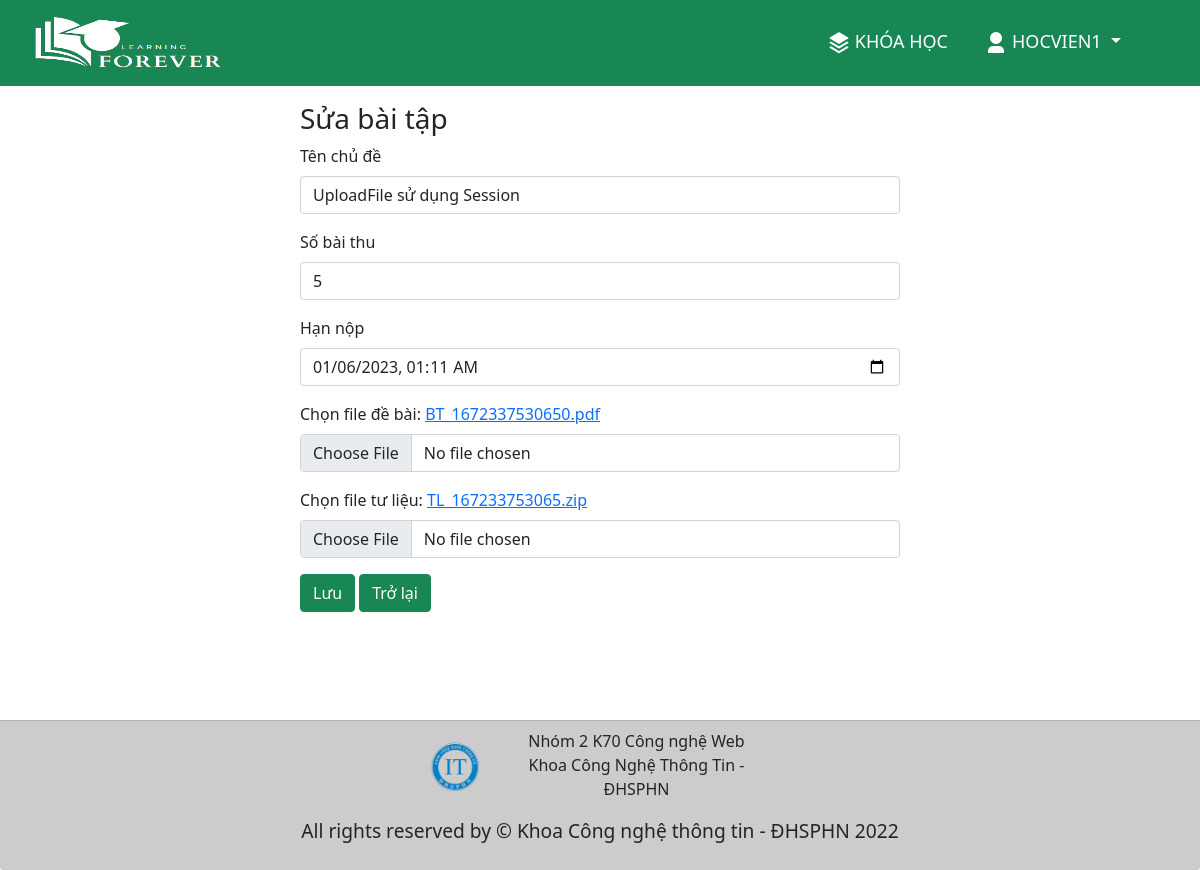
The app's page /SuaBaiTap.php?idBT=48 (signed in) with its own data.
### tables this page shows
CREATE TABLE `tb_tai_khoan` (
  `ten_dang_nhap` varchar(255) NOT NULL,
  `ten_hien_thi` varchar(255) NOT NULL,
  `mat_khau` varchar(50) NOT NULL,
  `doi_tuong` tinyint(1) NOT NULL DEFAULT 0,
  `ngay_sinh` date DEFAULT NULL,
  `gioi_tinh` tinyint(4) NOT NULL DEFAULT -1
);

CREATE TABLE `tb_bai_tap` (
  `id` int(11) NOT NULL,
  `id_chu_de` int(11) NOT NULL,
  `ten_bai_tap` varchar(100) NOT NULL,
  `so_bai_thu` int(11) NOT NULL DEFAULT 1,
  `ngay_mo` datetime NOT NULL DEFAULT current_timestamp(),
  `han_nop` datetime NOT NULL,
  `ten_file_bai_tap` varchar(50) NOT NULL,
  `ten_file_tai_lieu` varchar(50) NOT NULL
);

### function.php (called while the page is built, shortened)
<?php
$folderBT = "assets/uploadFile/fileBaiTap/";
	function selectTK($user){
		GLOBAL $conn;
		$sql = "SELECT * FROM tb_tai_khoan WHERE ten_dang_nhap = '$user'";
		$query = mysqli_query($conn, $sql);
		return mysqli_fetch_array($query);
	}
	function selectBT($idBT){
        GLOBAL $conn;
        $sql = "SELECT * FROM tb_bai_tap WHERE id = $idBT";
        $query = mysqli_query($conn, $sql);
        return mysqli_fetch_array($query);
    }
?>

### SuaBaiTap.php (the view, shortened to what this page needs)
<?php
	include "Connect.php";
?>
<!DOCTYPE html>
<html>
<head>
    <link href="https://cdn.jsdelivr.net/npm/remixicon@2.5.0/fonts/remixicon.css" rel="stylesheet">
	<link rel="stylesheet" type="text/css" href="assets/bootstrap/css/bootstrap.css">
    <link rel="stylesheet" type="text/css" href="assets/cssX/check.css">
</head>
<body>
    <main style="min-height: 90vh; max-width: 100%;">
    	<?php
            include "navbar.php";
        ?>
        <div style="height: 86px;"></div>
        <?php
        $idKH = $_SESSION['idKH'];
        $idBT = $_GET['idBT'];
        $rowBTpre = selectBT($idBT);
        ?>
    	<div class="d-flex justify-content-center mt-3">
            <form action="" method="POST" enctype="multipart/form-data" class="w-50">
                <h3>Sửa bài tập</h3>
                <div class="mb-3">
                  <label for="tenBT" class="form-label">Tên chủ đề</label>
                  <input type="text" class="form-control" id="tenBT" name="tenBT" placeholder="Nhập tên bài tập" value="<?php echo $rowBTpre['ten_bai_tap']; ?>">
                </div>
                <div class="mb-3">
                  <label for="so_bai_thu" class="form-label">Số bài thu</label>
                  <input type="number" class="form-control" id="so_bai_thu" min="0" name="so_bai_thu" placeholder="Nhập Số bài thu tối đa" value="<?php echo $rowBTpre['so_bai_thu']; ?>">
                </div>
                <div class="mb-3">
                  <label for="han_nop" class="form-label">Hạn nộp</label>
                  <input type="datetime-local" class="form-control" id="han_nop" name="han_nop" placeholder="Nhập hạn nộp" value="<?php echo $rowBTpre['han_nop']; ?>">
                </div>
                <div class="mb-3">
                  <label for="file_de_bai" class="form-label">Chọn file đề bài: <a target="_blank" href="<?php echo $folderBT .$rowBTpre['ten_file_bai_tap']; ?>"> <?php echo $rowBTpre['ten_file_bai_tap']; ?> </a></label>
                  <input type="file" class="form-control" id="file_de_bai" name="file_de_bai">
                </div>
                <div class="mb-3">
                  <label for="file_tu_lieu" class="form-label">Chọn file tư liệu: <a target="_blank" href="<?php if (!empty($rowBTpre['ten_file_tai_lieu'])) {
                        echo $folderBT .$rowBTpre['ten_file_tai_lieu'];
                    } ?>">
                    <?php if (!empty($rowBTpre['ten_file_tai_lieu'])) {
                        echo $rowBTpre['ten_file_tai_lieu'];
                    } ?> </a></label>
                  <input type="file" class="form-control" id="file_tu_lieu" name="file_tu_lieu">
                </div>
                <input type="submit" class="btn btn-success" name="saveBT" value="Lưu">
                <a href="ChuDeKhoaHoc.php?idKH=<?php echo $idKH; ?>" class="btn btn-success">Trở lại</a>
            </form>
        </div>
	</main>
    <?php include "footer.php"; ?>
</body>
</html>

### navbar.php (shortened to what this page needs)
<nav class="navbar navbar-expand-lg text-uppercase fixed-top bg-success" id="mainNav">
        <div class="container-fluid">
            	<a class="navbar-brand px-3" href="KhoaHoc.php">
					<img width="200px" height="60px" src="assets/image/logoA.png">
	            </a>
            <div class="collapse navbar-collapse" id="navbarResponsive">
                <ul class="navbar-nav ms-auto" style="font-size: 18px;">
			    	<li class="nav-item dropdown">
					  <a class="text-nav nav-link active py-3 px-0 px-lg-3 rounded text-white" href="KhoaHoc.php"><img class="p-1" src="assets/image/stack.png">Khóa học</a>
					</li>
				<?php
						$row = selectTK($_SESSION['user']);
					?>
					<li class="nav-item dropdown" style="margin-right: 24px; min-width: 200px;">
					  <a class="text-nav nav-link dropdown-toggle active py-3 px-0 px-lg-3 rounded text-white" href="#" id="navbarDropdownMenuLink" role="button" data-bs-toggle="dropdown" aria-expanded="false">
					    <?php
					    	echo "<img class='p-1' src='assets/image/user.png'>" .$row['ten_hien_thi'];
					    ?>
					  </a>
					</li>
				</ul>
            </div>
        </div>
    </nav>

### records on screen
tb_tai_khoan: ten_hien_thi "HOCVIEN1"
tb_bai_tap: tenBT "UploadFile sử dụng Session", so_bai_thu "5", han_nop "01/06/2023 01:11", ten_file_bai_tap "BT_1672337530650.pdf", ten_file_tai_lieu "TL_167233753065.zip"
